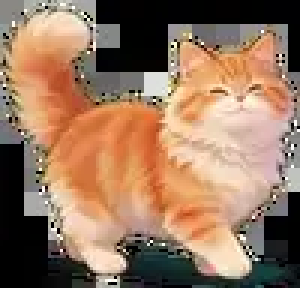
#> input picture app/assets/cat/cat-walk.webp, 100 x 96 px (shown 3 times larger)
$ python cat_compare.py refs/green/E2-peach-green-00B140.png
#> lines starting #> are read from the running program, lines starting #| are printed output that depends on the picture; after the words box and inside, x2 and y2 are one past the last pixel; in counts of white or black regions, pixels touching at a corner belong together
"""
猫猫素材对照图：把「应用现用素材」「参考图」「各动作首帧」拼成一张等比例对比图。

为什么要把应用现用素材放在最前面
────────────────────────────────
应用里真正显示的就是 app/assets/cat/*.webp，它们才是「同一只猫」的判据。
新生成的各动作必须和它们看起来一致，否则挂件切换动作时会像换了一只猫。

为什么要按体高统一对齐
──────────────────────
原图里各姿势的猫大小不一（有的画得大、有的小），直接并排会把
「画得小」误看成「毛短」。统一缩放到同一体高后，比较的才是毛发本身。

用法
────
    python cat_compare.py                # 出 cat-media/cat-compare.png（默认一组）
    python cat_compare.py --diff         # 旧版短毛 vs 新版 的对照图（排查毛长问题时用）
"""

import os
import sys

import cv2
import numpy as np
from PIL import Image, ImageDraw

HERE = os.path.dirname(os.path.abspath(__file__))
ROOT = os.path.dirname(HERE)

REF_GREEN = os.path.join(HERE, "refs", "green", "E2-peach-green-00B140.png")
ACTIONS = os.path.join(HERE, "refs", "actions")
BACKUP = os.path.join(ACTIONS, "_backup-shorthair")
ACTION_LABELS = [("doze", "doze 打瞌睡"), ("sleep", "sleep 睡觉"), ("stretch", "stretch 伸懒腰"),
                 ("groom", "groom 洗脸"), ("hop", "hop 开心跳")]

TARGET_H = 200      # 每只猫统一到的高度
PAD = 8             # 裁紧后留白
GAP = 10
HEADER_H = 26


def imread_unicode(path):
    try:
        buf = np.fromfile(path, dtype=np.uint8)
        return cv2.imdecode(buf, cv2.IMREAD_UNCHANGED) if buf.size else None
    except Exception:
        return None


def body_mask(img):
    """猫体掩膜：有 alpha 用 alpha，否则按绿幕判定；只保留最大连通域"""
    if img.ndim == 3 and img.shape[2] == 4:
        m = (img[:, :, 3] > 128).astype(np.uint8)
    else:
        b, g, r = cv2.split(img[:, :, :3].astype(np.int16))
        m = (~((g > r + 20) & (g > b + 20))).astype(np.uint8)
        m = cv2.morphologyEx(m, cv2.MORPH_OPEN, np.ones((3, 3), np.uint8))
    n, lab, st, _ = cv2.connectedComponentsWithStats(m, 8)
    if n <= 1:
        return None
    idx = 1 + int(np.argmax(st[1:, cv2.CC_STAT_AREA]))
    return (lab == idx).astype(np.uint8)


def to_bgr_white(img):
    """带透明通道的合成到白底，便于拼图对比"""
    if img.ndim == 3 and img.shape[2] == 4:
        a = img[:, :, 3:4].astype(np.float32) / 255.0
        return (img[:, :, :3].astype(np.float32) * a + 255.0 * (1 - a)).astype(np.uint8)
    return img[:, :, :3]


def prep(path):
    """读图 → 合成白底 → 按猫体裁紧 → 统一体高"""
    img = imread_unicode(path)
    if img is None:
        return None
    bgr = to_bgr_white(img)
    m = body_mask(img)
    if m is not None:
        ys, xs = np.where(m > 0)
        y0, y1 = max(0, ys.min() - PAD), min(bgr.shape[0], ys.max() + 1 + PAD)
        x0, x1 = max(0, xs.min() - PAD), min(bgr.shape[1], xs.max() + 1 + PAD)
        bgr = bgr[y0:y1, x0:x1]
    s = TARGET_H / bgr.shape[0]
    return cv2.resize(bgr, (max(1, int(round(bgr.shape[1] * s))), TARGET_H),
                      interpolation=cv2.INTER_AREA)


def montage(tiles, dest_name, note):
    """把 [(标签, 图)] 横排拼成一张图并保存"""
    if not tiles:
        print("没有可用的图片")
        return
    cell_w = max(t.shape[1] for _, t in tiles) + GAP
    width = cell_w * len(tiles) + GAP
    height = HEADER_H + TARGET_H + GAP
    canvas = np.full((height, width, 3), 255, np.uint8)

    for c, (_, t) in enumerate(tiles):
        x = GAP + c * cell_w
        canvas[HEADER_H:HEADER_H + t.shape[0], x:x + t.shape[1]] = t

    out = Image.fromarray(cv2.cvtColor(canvas, cv2.COLOR_BGR2RGB))
    d = ImageDraw.Draw(out)
    for c, (label, _) in enumerate(tiles):
        d.text((GAP + c * cell_w + 4, 8), label, fill=(0, 0, 0))

    dest = os.path.join(HERE, dest_name)
    out.save(dest)
    print("已生成:", dest)
    print("  " + note)


def main():
    if "--diff" in sys.argv:
        # 行 = 动作；列 = 参考图 / 旧版短毛 / 新版
        tiles = []
        ref = prep(REF_GREEN)
        if ref is not None:
            tiles.append(("参考图(基准)", ref))
        for key, cn in ACTION_LABELS:
            old = prep(os.path.join(BACKUP, f"{key}-first.png"))
            if old is not None:
                tiles.append((f"旧 {cn}", old))
            new = prep(os.path.join(ACTIONS, f"{key}-first.png"))
            if new is not None:
                tiles.append((f"新 {cn}", new))
        montage(tiles, "cat-diff.png", "左起：参考图 → 各动作的「旧(短毛) / 新」交替排列。")
        return

    # 常规：app 现用素材 + 参考图 + 各动作首帧
    tiles = []
    for label, p in [("app现用 walk", os.path.join(ROOT, "app", "assets", "cat", "cat-walk.webp")),
                     ("app现用 idle", os.path.join(ROOT, "app", "assets", "cat", "cat-idle.webp")),
                     ("参考图(绿幕)", REF_GREEN)]:
        t = prep(p) if os.path.exists(p) else None
#> in imread_unicode, returned value is the input picture: shape (96, 100, 4); mean B, G, R, A 95.2, 118.7, 151, 145.8
#> in to_bgr_white, `a = img[:, :, 3:4].astype(np.float32) / 255.0`:
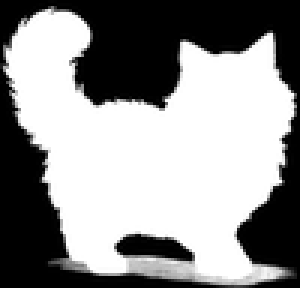
#> a: shape (96, 100, 1) float32 (shown 3 times larger); min 0, max 1, mean 0.572
#> in to_bgr_white, `return (img[:, :, :3].astype(np.float32) * a + 255.0 * (1 - a)).astype..`:
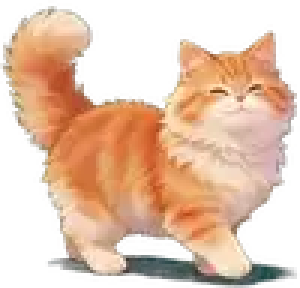
#> returned value: shape (96, 100, 3) (shown 3 times larger); mean of channels 0, 1, 2 177.7, 199.2, 230.1; drawn as B, G, R
#> in body_mask, `m = (img[:, :, 3] > 128).astype(np.uint8)`:
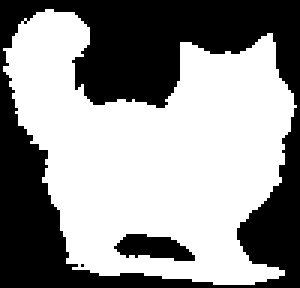
#> m: shape (96, 100) (shown 3 times larger); values 0 (black) and 1 (white), 57.4% white; 3 black regions (1 under 20 px), largest, box (x1, y1, x2, y2) and area: (0, 0, 100, 96) 3926, (38, 78, 65, 87) 159
#> in body_mask, `n, lab, st, _ = cv2.connectedComponentsWithStats(m, 8)`: n = 2; st = [[0, 0, 100, 96, 4086], [1, 3, 98, 92, 5514]]
#> in body_mask, `idx = 1 + int(np.argmax(st[1:, cv2.CC_STAT_AREA]))`: idx = 1
#> in prep, `ys, xs = np.where(m > 0)`: ys = 5514 values from 3 to 94; xs = 5514 values, max 98 at index 1515, min 1 at index 304, mean 51.13
#> in prep, `y0, y1 = max(0, ys.min() - PAD), min(bgr.shape[0], ys.max() + 1 + PAD)`: y0 = 0; y1 = 96
#> in prep, `x0, x1 = max(0, xs.min() - PAD), min(bgr.shape[1], xs.max() + 1 + PAD)`: x0 = 0; x1 = 100
#> in prep, `return cv2.resize(bgr, (max(1, int(round(bgr.shape[1] * s))), TARGET_H..`:
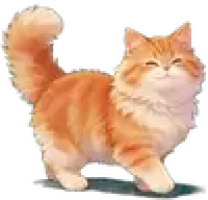
#> returned value: shape (200, 208, 3); mean of channels 0, 1, 2 177.7, 199.2, 230.1; drawn as B, G, R
        if t is not None:
            tiles.append((label, t))
#> pass 2 of the loop in main, `for label, p in [("app现用 walk", os.path.join(ROOT, "app", "assets", "c..`:
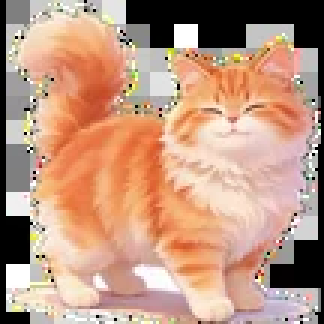
#> input picture app/assets/cat/cat-idle.webp, 108 x 108 px (shown 3 times larger)
#> in imread_unicode, returned value is the input picture: shape (108, 108, 4); mean B, G, R, A 128.7, 151, 190.7, 159.9
#> a: shape (108, 108, 1) float32
#> in to_bgr_white (call 2), `return (img[:, :, :3].astype(np.float32) * a + 255.0 * (1 - a)).astype..`:
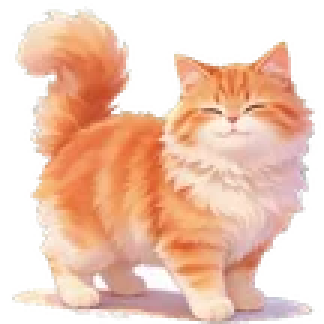
#> returned value: shape (108, 108, 3) (shown 3 times larger); mean of channels 0, 1, 2 182.5, 202, 239.4; drawn as B, G, R
#> in body_mask (call 2), `m = (img[:, :, 3] > 128).astype(np.uint8)`:
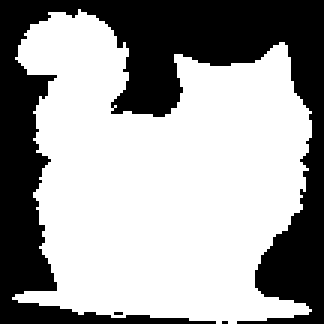
#> m: shape (108, 108) (shown 3 times larger); values 0 (black) and 1 (white), 62.6% white; 3 black regions (2 under 20 px), largest, box (x1, y1, x2, y2) and area: (0, 0, 108, 108) 4354
#> st = [[0, 0, 108, 108, 4359], [4, 3, 100, 105, 7305]]
#> pass 3 of the loop in main, `for label, p in [("app现用 walk", os.path.join(ROOT, "app", "assets", "c..`:
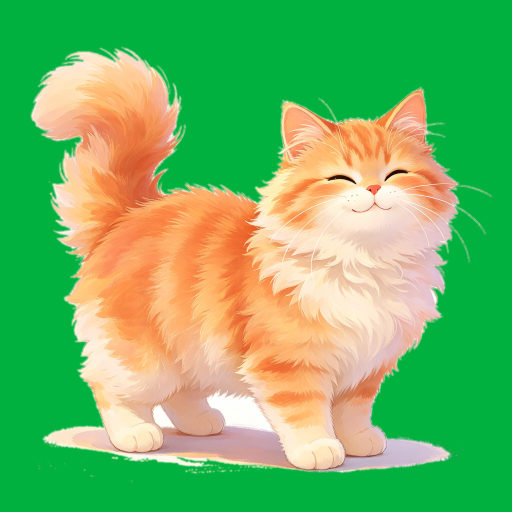
#> input picture cat-media/refs/green/E2-peach-green-00B140.png, 1024 x 1024 px (shown at 1/2 size)
#> in imread_unicode, returned value is the input picture: shape (1024, 1024, 3); mean B, G, R 102.1, 181.1, 114.3
#> in body_mask (call 3), `m = cv2.morphologyEx(m, cv2.MORPH_OPEN, np.ones((3, 3), np.uint8))`:
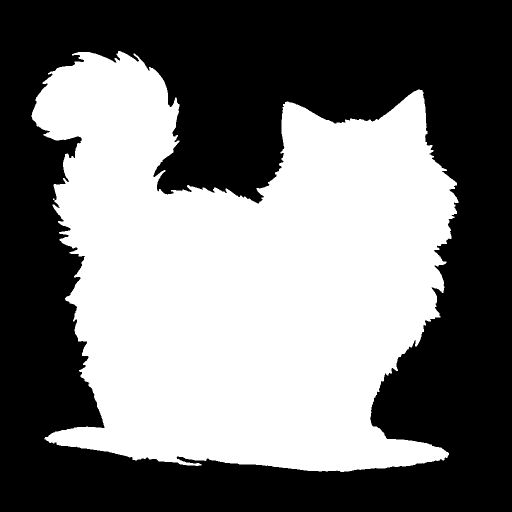
#> m: shape (1024, 1024) (shown at 1/2 size); values 0 (black) and 1 (white), 46.3% white; 1 white region, box (x1, y1, x2, y2) and area: (63, 102, 917, 944) 485867
#> st = [[0, 0, 1024, 1024, 562709], [63, 102, 854, 842, 485867]]
#> y0 = 94; y1 = 952
#> x0 = 55; x1 = 925
#> in prep (call 3), `return cv2.resize(bgr, (max(1, int(round(bgr.shape[1] * s))), TARGET_H..`:
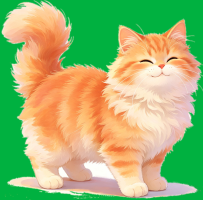
#> returned value: shape (200, 203, 3); mean of channels 0, 1, 2 117.4, 182.7, 160.5; drawn as B, G, R
    for key, cn in ACTION_LABELS:
        t = prep(os.path.join(ACTIONS, f"{key}-first.png"))
        if t is not None:
            tiles.append((cn, t))
#> pass 2 of the loop in main, `for key, cn in ACTION_LABELS:`:
#> pass 3 of the loop in main, `for key, cn in ACTION_LABELS:`:
#> the loop made 5 passes; the first 3 are shown
    montage(tiles, "cat-compare.png",
            "前两个是 app 现用素材（一致性基准），其后是参考图与各动作首帧；均已按体高对齐。")
#> in montage, `cell_w = max(t.shape[1] for _, t in tiles) + GAP`: cell_w = 218
#> in montage, `width = cell_w * len(tiles) + GAP`: width = 664
#> in montage, `canvas = np.full((height, width, 3), 255, np.uint8)`: canvas: shape (236, 664, 3); every value is 255
#> the loop in montage, `for c, (_, t) in enumerate(tiles):` made 3 passes
#> x on passes 1 to 3: 10, 228, 446
#> after the loop in montage, `for c, (_, t) in enumerate(tiles):`:
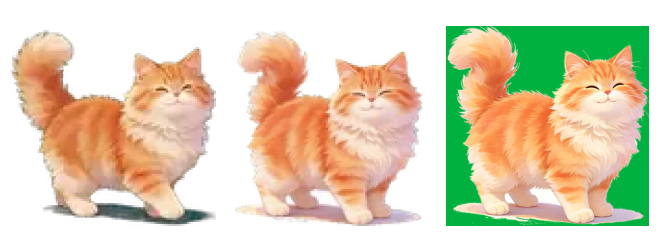
#> canvas: shape (236, 664, 3); mean of channels 0, 1, 2 180.3, 207.9, 219.9; drawn as B, G, R
#> the loop in montage, `for c, (label, _) in enumerate(tiles):` made 3 passes
#> label on passes 1 to 3: 'app现用 walk', 'app现用 idle', '参考图(绿幕)'
#> in montage, `out.save(dest)`:
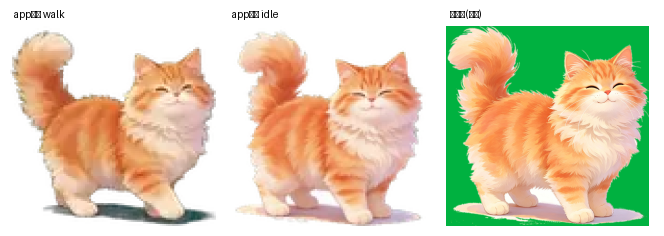
#> saved as cat-compare.png: PIL image 664x236 RGB; mean R, G, B 219.3, 207.3, 179.7


if __name__ == "__main__":
    main()
